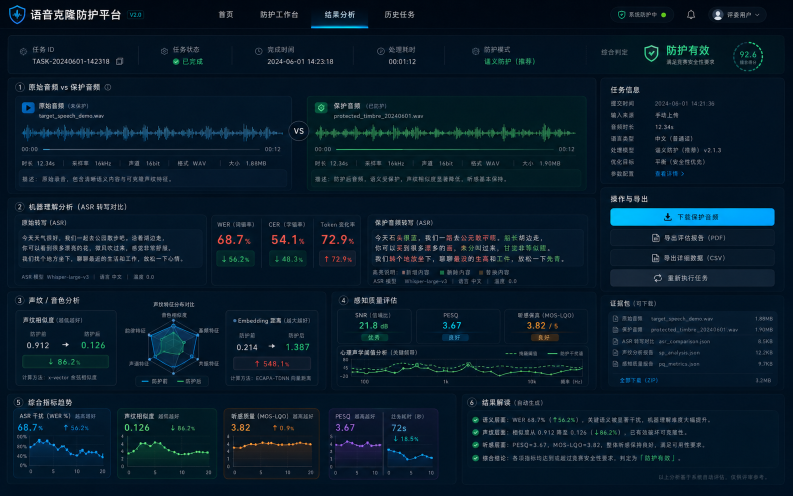
#> input picture paper/语音克隆平台.png, 1586 x 992 px (shown at 1/2 size); its folder holds only this picture in this run
$ python measure_reference_ui.py
#> lines starting #> are read from the running program, lines starting #| are printed output that depends on the picture
from __future__ import annotations

import json
from collections import deque
from pathlib import Path

from PIL import Image


ROOT = Path(__file__).resolve().parents[2]
PAPER = ROOT / "paper"


def is_border_like(pixel: tuple[int, int, int]) -> bool:
    r, g, b = pixel
    return b > 48 and g > 34 and (b - r) > 10


def is_bright(pixel: tuple[int, int, int]) -> bool:
    return max(pixel) > 92 or (pixel[1] > 70 and pixel[2] > 95)


def connected_boxes(mask: list[list[bool]], min_area: int = 420) -> list[dict[str, int]]:
    height = len(mask)
    width = len(mask[0])
    seen = [[False] * width for _ in range(height)]
    boxes: list[dict[str, int]] = []

    for y in range(height):
        for x in range(width):
            if seen[y][x] or not mask[y][x]:
                continue

            queue: deque[tuple[int, int]] = deque([(x, y)])
            seen[y][x] = True
            x1 = x2 = x
            y1 = y2 = y
            area = 0

            while queue:
                cx, cy = queue.popleft()
                area += 1
                x1, x2 = min(x1, cx), max(x2, cx)
                y1, y2 = min(y1, cy), max(y2, cy)
                for nx, ny in ((cx + 1, cy), (cx - 1, cy), (cx, cy + 1), (cx, cy - 1)):
                    if 0 <= nx < width and 0 <= ny < height and not seen[ny][nx] and mask[ny][nx]:
                        seen[ny][nx] = True
                        queue.append((nx, ny))

            if area >= min_area:
                boxes.append({"x": x1, "y": y1, "w": x2 - x1 + 1, "h": y2 - y1 + 1, "area": area})

    return sorted(boxes, key=lambda item: (item["y"], item["x"]))


def measure(path: Path) -> dict:
    image = Image.open(path).convert("RGB")
#> image is the input picture: PIL image 1586x992 RGB; mean R, G, B 7.8, 27.4, 42.4
    width, height = image.size
#> width = 1586; height = 992
    small = image.resize((width // 2, height // 2))
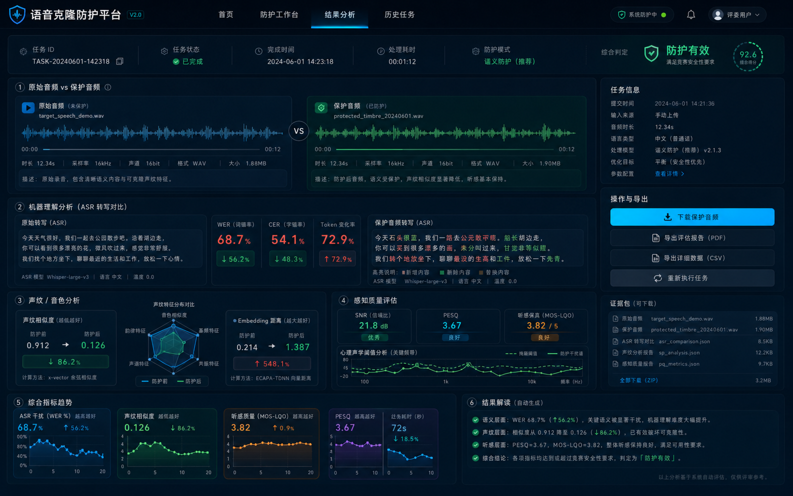
#> small: PIL image 793x496 RGB; mean R, G, B 7.9, 27.4, 42.5
    pixels = small.load()

    border_mask = [[is_border_like(pixels[x, y]) and is_bright(pixels[x, y]) for x in range(small.width)] for y in range(small.height)]
#> border_mask = 496 items
    boxes = connected_boxes(border_mask)
#> in connected_boxes, `height = len(mask)`: height = 496
#> in connected_boxes, `width = len(mask[0])`: width = 793
#> in connected_boxes, `seen = [[False] * width for _ in range(height)]`: seen = 496 items
#> boxes = 1 item
    scaled_boxes = [
        {key: value * 2 if key in {"x", "y", "w", "h"} else value for key, value in box.items()}
        for box in boxes
        if box["w"] > 18 and box["h"] > 14
    ]
#> scaled_boxes = 1 item

    quantized = image.resize((width // 4, height // 4)).quantize(colors=16, method=2)
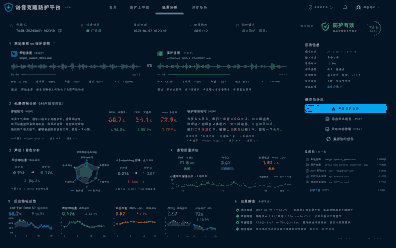
#> quantized: PIL image 396x248 P; mean R, G, B 7.2, 26.7, 41.7
    palette = quantized.getpalette()
#> palette = 48 values, max 239 at index 14, min 0 at index 12, mean 86.48
    total = quantized.size[0] * quantized.size[1]
#> total = 98208
    dominant = []
    for count, index in sorted(quantized.getcolors(), reverse=True)[:12]:
        rgb = tuple(palette[index * 3 : index * 3 + 3])
        dominant.append({"hex": f"#{rgb[0]:02x}{rgb[1]:02x}{rgb[2]:02x}", "pct": round(count / total * 100, 2)})
#> this loop made 12 passes
#> (count, rgb) on passes 1 to 12: (88755, (3, 21, 36)), (3097, (32, 52, 72)), (2273, (42, 78, 84)), (1903, (81, 90, 101)), (703, (0, 166, 239)), (532, (22, 76, 56)), (197, (85, 48, 48)), (195, (8, 96, 152)), (138, (145, 147, 152)), (117, (114, 119, 133)), (97, (38, 143, 98)), (52, (121, 132, 139))
#> after the loop, dominant = 12 items

    return {
        "file": path.name,
        "canvas": {"w": width, "h": height},
        "dominantColors": dominant,
        "detectedComponentBoxes": scaled_boxes[:80],
    }


if __name__ == "__main__":
    report = [measure(path) for path in sorted(PAPER.glob("*.png"))]
#> report = 1 item
    print(json.dumps(report, ensure_ascii=False, indent=2))
#> (printed output is left out)

$ run again, on paper/防护工作台.png
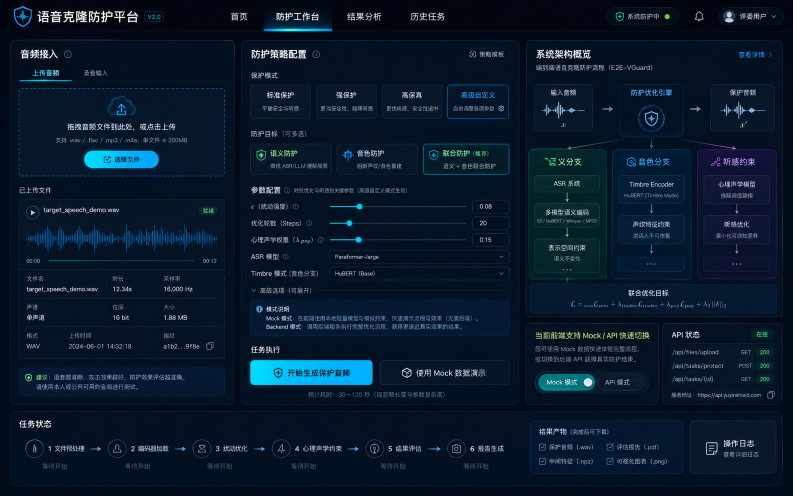
#> input picture paper/防护工作台.png, 1586 x 992 px (shown at 1/2 size)
#> in measure, image is the input picture: PIL image 1586x992 RGB; mean R, G, B 9, 26.2, 43.5
#> in measure, `small = image.resize((width // 2, height // 2))`:
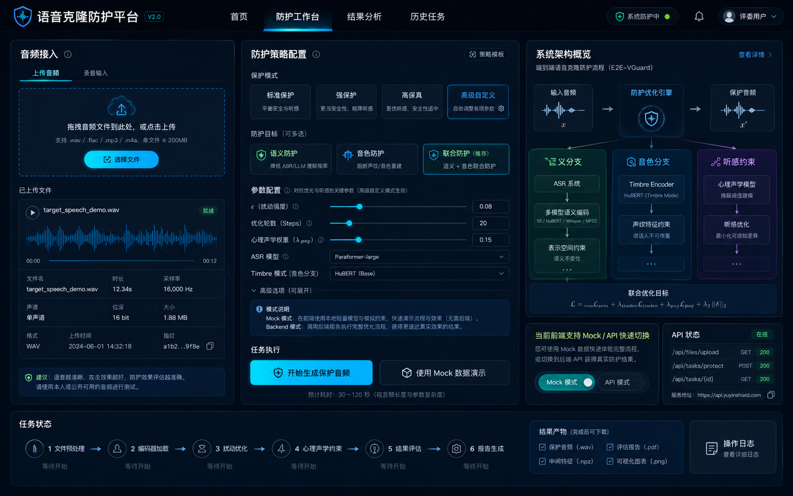
#> small: PIL image 793x496 RGB; mean R, G, B 9.1, 26.2, 43.6
#> border_mask = 496 items
#> in connected_boxes, `height = len(mask)`: height = 496
#> in connected_boxes, `width = len(mask[0])`: width = 793
#> seen = 496 items
#> boxes = 3 items
#> in measure, `quantized = image.resize((width // 4, height // 4)).quantize(colors=16..`:
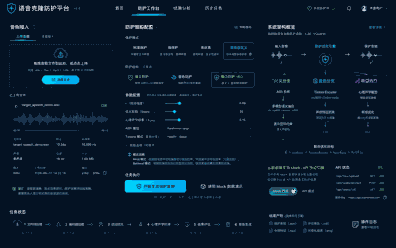
#> quantized: PIL image 396x248 P; mean R, G, B 8.6, 25.4, 43.1
#> palette = 48 values, max 251 at index 26, min 0 at index 24, mean 110.7
#> the loop in measure, `for count, index in sorted(quantized.getcolors(), reverse=True)[:12]:` made 12 passes
#> (count, rgb) on passes 1 to 8: (87911, (4, 18, 35)), (3684, (26, 51, 77)), (2004, (80, 91, 105)), (1926, (44, 76, 94)), (606, (1, 174, 240)), (488, (103, 114, 137)), (383, (148, 152, 161)), (363, (13, 103, 147))
#> after the loop in measure, `for count, index in sorted(quantized.getcolors(), reverse=True)[:12]:`: dominant = 12 items
#> report = 1 item
#> (printed output is left out)

$ run again, on paper/首页.png
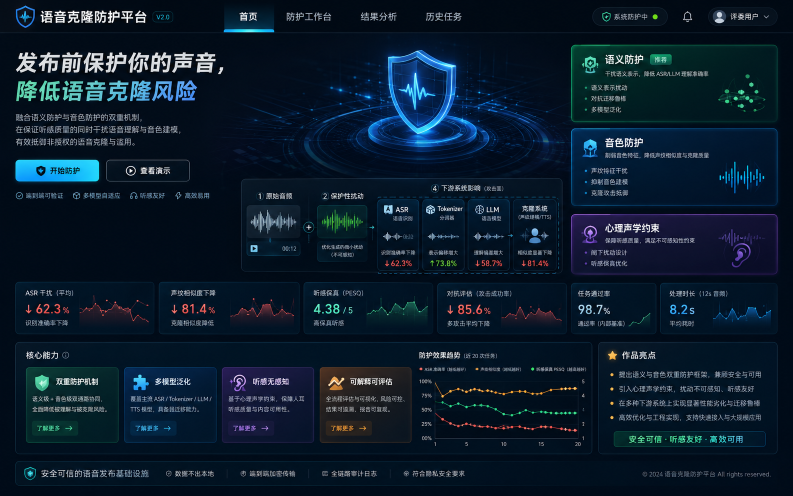
#> input picture paper/首页.png, 1586 x 992 px (shown at 1/2 size)
#> in measure, image is the input picture: PIL image 1586x992 RGB; mean R, G, B 11.8, 28.7, 44.8
#> in measure, `small = image.resize((width // 2, height // 2))`:
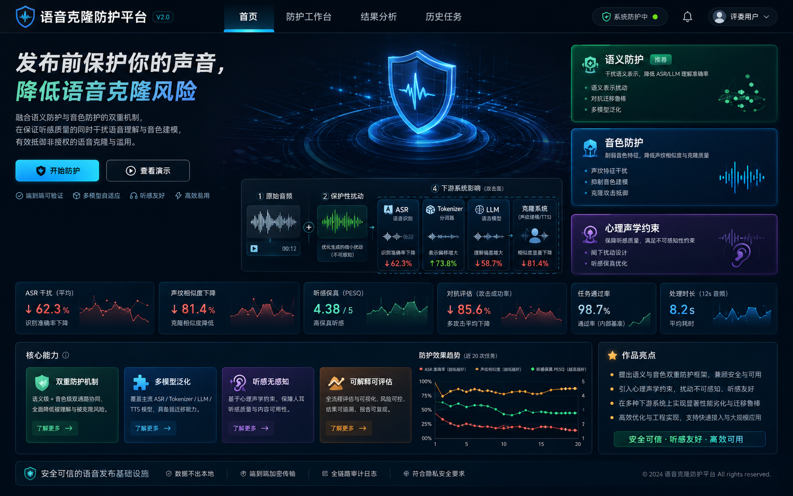
#> small: PIL image 793x496 RGB; mean R, G, B 11.9, 28.7, 44.9
#> border_mask = 496 items
#> in connected_boxes, `height = len(mask)`: height = 496
#> in connected_boxes, `width = len(mask[0])`: width = 793
#> seen = 496 items
#> boxes = 2 items
#> in measure, `quantized = image.resize((width // 4, height // 4)).quantize(colors=16..`:
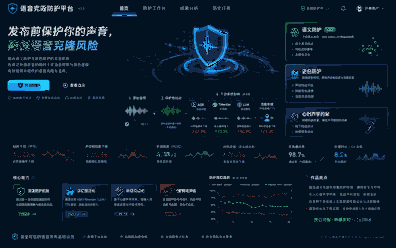
#> quantized: PIL image 396x248 P; mean R, G, B 10.4, 27.5, 43.9
#> palette = 48 values, max 251 at index 38, min 3 at index 0, mean 107.4
#> the loop in measure, `for count, index in sorted(quantized.getcolors(), reverse=True)[:12]:` made 12 passes
#> (count, rgb) on passes 1 to 8: (83956, (3, 18, 33)), (5088, (21, 43, 78)), (2919, (81, 91, 103)), (2034, (44, 77, 89)), (684, (152, 156, 163)), (631, (21, 92, 157)), (445, (29, 158, 233)), (412, (83, 44, 45))
#> after the loop in measure, `for count, index in sorted(quantized.getcolors(), reverse=True)[:12]:`: dominant = 12 items
#> report = 1 item
#> (printed output is left out)
